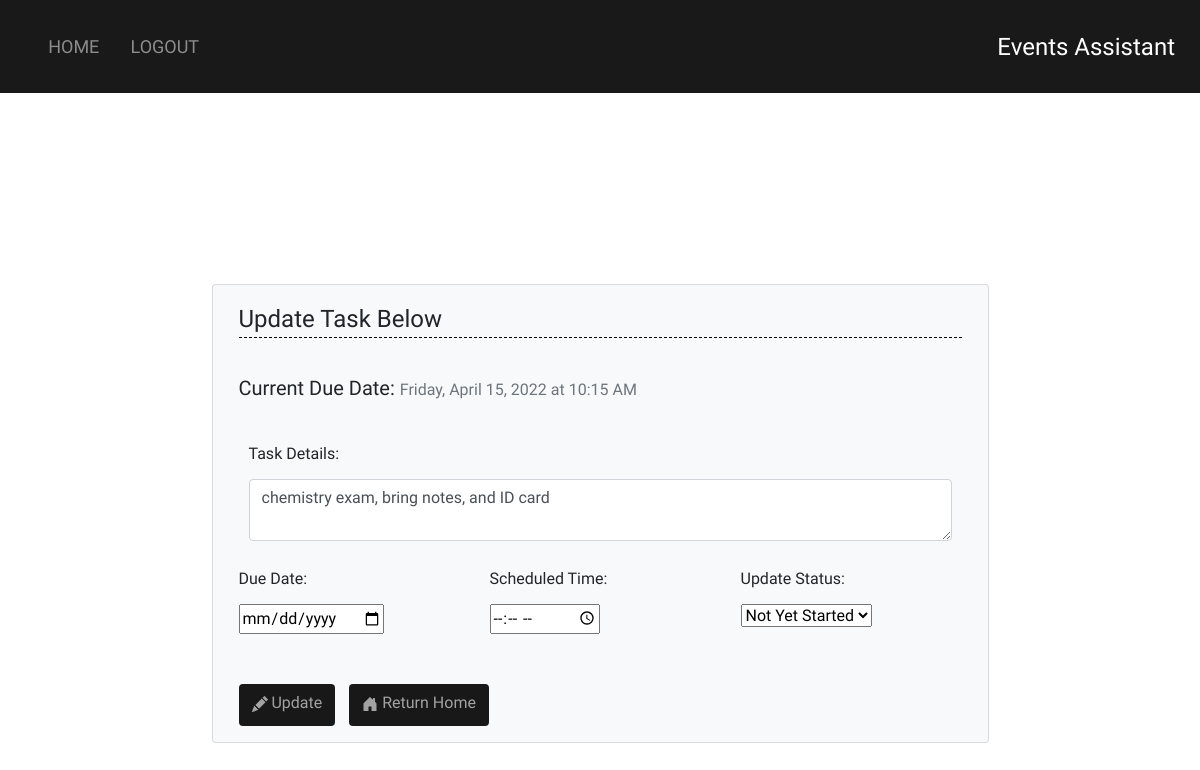
Before: /update/1 (signed in) with the older database file.
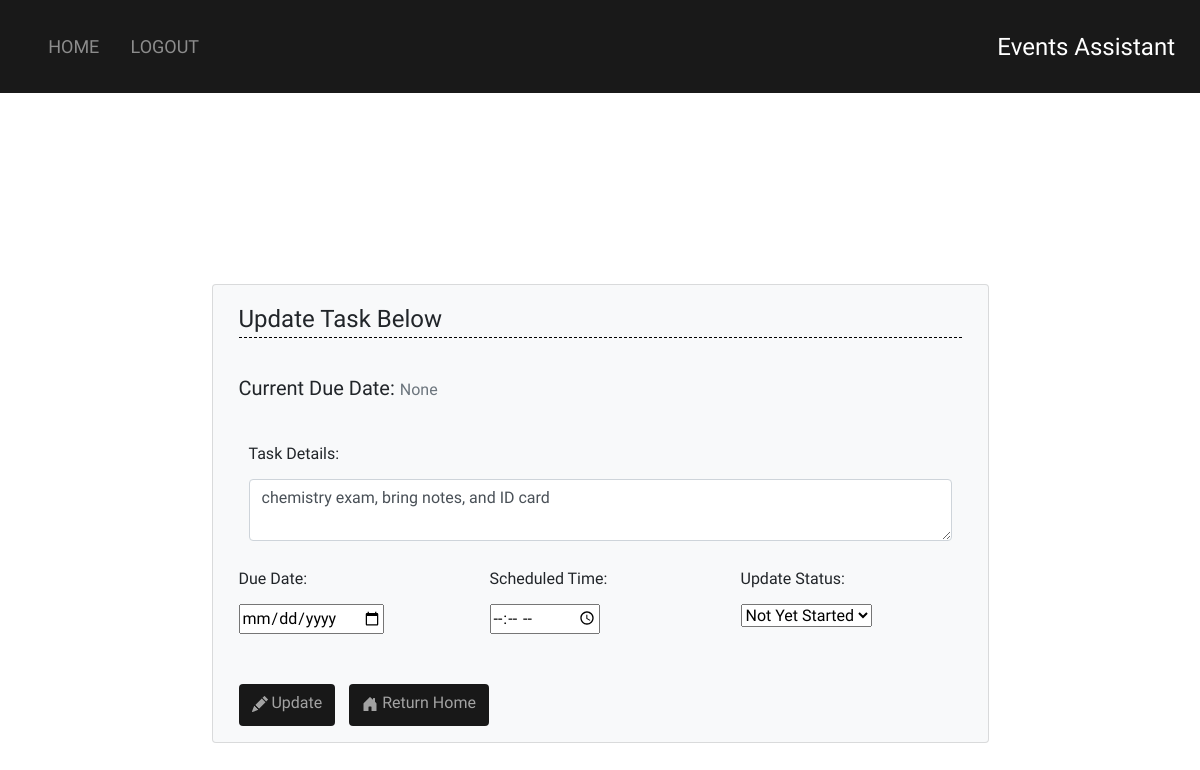
After: the same page with the newer database file.
### website/models.py (models this page shows)
class Task(db.Model):
    id = db.Column(db.Integer, primary_key=True)
    content = db.Column(db.String(200), nullable=False)
    due_date = db.Column(db.String(30)) # formatted str date (ex: Tuesday, April 05, 2022)
    due_date_int = db.Column(db.String(20)) # YYYY-MM-DD str format
    time = db.Column(db.String(20)) # str type, account for untimed tasks
    user_id = db.Column(db.Integer, db.ForeignKey('user.id'))
    status = db.Column(db.String(30), default="Not Yet Started") # Other Statuses: In Progress, Completed, Cancelled

### website/views.py (the view)
@views.route('/update/<int:id>', methods=['POST', 'GET'])
@login_required
def update(id):
    updated_task = Task.query.get(id)
    if request.method == 'POST':
        if request.form['action'] == 'Return Home':
            flash('Update cancelled. Returning Home!', category='success')
            return redirect('/')
        if updated_task.user_id == current_user.id:
            updated_task.content = request.form['content']
            date_obj = request.form['due_date']
            updated_task.due_date = format_date(date_obj)
            updated_task.due_date_int = date_obj
            if date_obj:
                time = request.form['time']
                updated_task.time = format_time(time)
            else:
                updated_task.time = '' # default time: unspecified/optional
            updated_task.status = request.form.get('taskStatus')
            try:
                db.session.commit()
                flash('Task updated!', category='success')
                return redirect('/')
            except:
                flash('Error in updating task.', category='error')
    else:
        return render_template('update.html', task=updated_task, user=current_user)

### website/__init__.py (called while the page is built)
def create_app():
    app = Flask(__name__)
    app.config['SECRET_KEY'] = '2797cfdcad8dcc11d9f00ffbc5704bee'
    app.config['SQLALCHEMY_DATABASE_URI'] = f'sqlite:///{DB_NAME}'
    db.init_app(app)
    from .views import views
    from .auth import auth
    app.register_blueprint(views, url_prefix='/')
    app.register_blueprint(auth, url_prefix='/')
    from .models import Task, User
    create_database(app)
    login_manager = LoginManager()
    login_manager.login_view = 'auth.login' # if not logged in
    login_manager.init_app(app)
    @login_manager.user_loader
    def load_user(id):
        return User.query.get(int(id))
    return app

### website/templates/update.html (shortened to what this page needs)
{% extends "base.html" %}
{% block content %}
  <br>
  <div class="content-section">
    <form class="card p-3 bg-light" method="POST">
        <fieldset class="form-group">
            <legend class="main-header">Update Task Below</legend>
            <h5 class="date-time-container">
              Current Due Date: <small class="text-muted">{{task.due_date}}
              {% if task.time|length > 1%}
                at {{task.time}}
              {% endif %}</small>
            </h5>
            <br>
            <div class="form-group">
              <label for="content"><h6>Task Details:</h6></label>
              <textarea
                id="content"
                name="content"
                class="form-control"
              >{{task.content}}</textarea>
            </div>
            <div class="row">
              <div class="col">
                <label for="due_date"><h6>Due Date:</h6></label>
                <br>
                <input type="date" id="due_date" name="due_date">
              </div>
              <div class="col">
                <label for="time"><h6>Scheduled Time:</h6></label>
                <br>
                <input type="time" id="time" name="time">
              </div>
              <div class="col">
                <label for="status"><h6>Update Status:</h6></label>
                <br>
                <select name="taskStatus" aria-label="Select/Dropdown menu">
                  <option value="Not Yet Started" selected>Not Yet Started</option>
                </select>
              </div>
            </div>
        </fieldset>
        <br>
        <div>
          <button
            type="submit"
            class="btn lower-page-btn"
            name="action"
            value="Update"
          >
          Update
          </button>
          <button
            type="submit"
            class="btn lower-page-btn"
            name="action"
            value="Return Home"
          >
          Return Home
          </button>
        </div>
    </form>
  </div>
{% endblock %}

Changed rows visible on the page:
changed Task "chemistry exam, bring notes, and ID card": due_date "Friday, April 15, 2022" → "None"; time "10:15 AM" → (not shown)
Other visible differences:
text no longer shown: "at"
